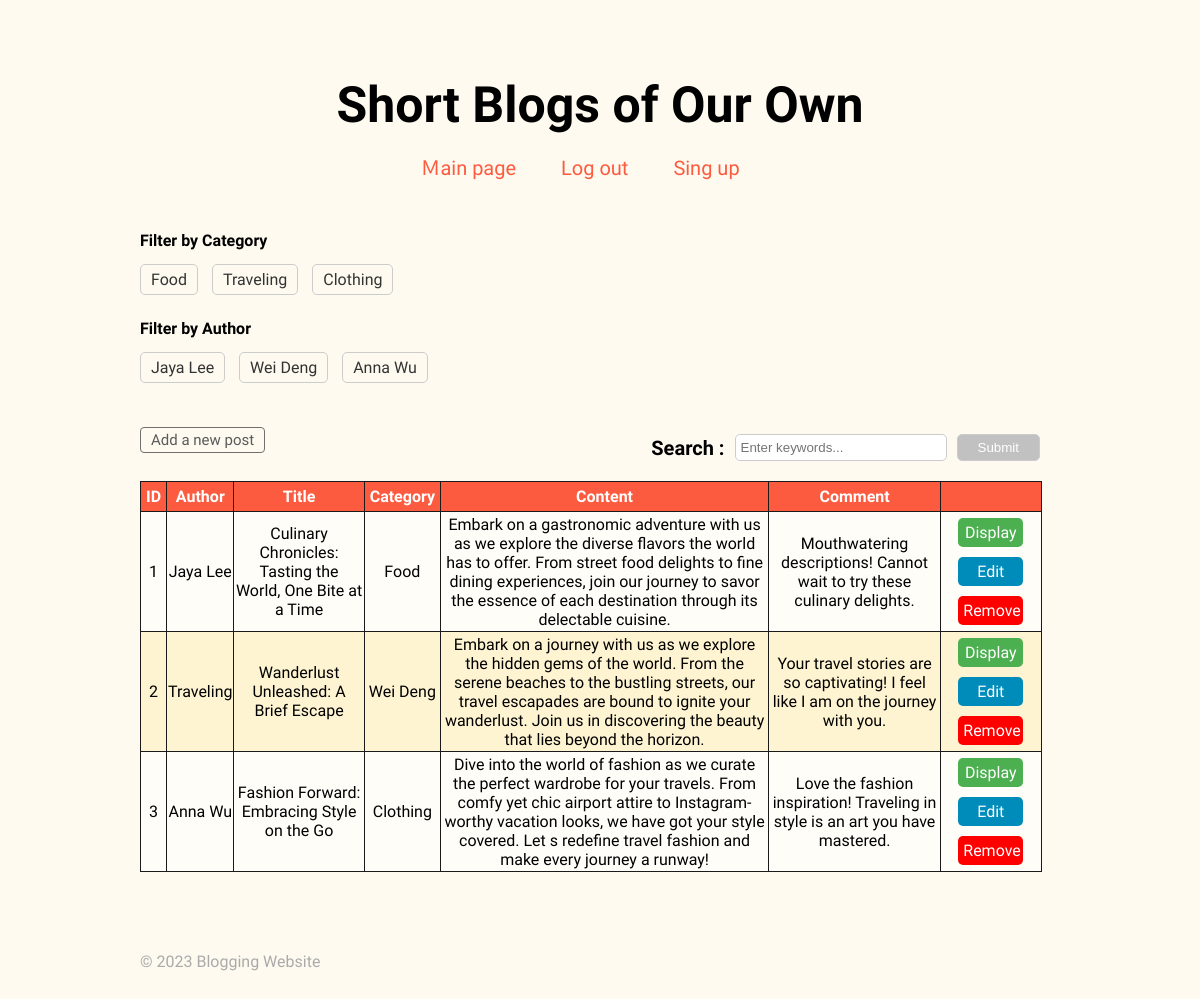
The page /server/index.php on the database its author committed.
### tables this page shows
CREATE TABLE IF NOT EXISTS `shortblogs` (
  `id` int(100) NOT NULL AUTO_INCREMENT,
  `title` varchar(255) NOT NULL,
  `author` varchar(100) NOT NULL,
  `category` varchar(255) NOT NULL,
  `content` varchar(1000) NOT NULL,
  `comment` varchar(500), 
  PRIMARY KEY (`id`)
);

### server/index.php (the view, shortened to what this page needs)
<!DOCTYPE html>
<html lang="en">
<head>
  <link rel="stylesheet" href="blogstyle.css" />
</head>
<body>
<?php
include ("headerEm.php");
$db = db_connect();
?>
<?php
  $sql = "SELECT * FROM shortblogs ";
  $sql .= "ORDER BY id ASC";
  $result_set = mysqli_query($db,$sql);
  ?>
<div id="content">
  <div class="subjects listing">
    <div class="filter">
      <label for="categoryfilter">Filter by Category</label>
      <ul name="categoryfilter">
        <li><a href="filtercategory.php?category='Food'">Food</a></li>
        <li><a href="filtercategory.php?category='Traveling'">Traveling</a></li>
        <li><a href="filtercategory.php?category='Clothing'">Clothing</a></li>
      </ul>
      <label for="authorfilter">Filter by Author</label>
      <ul name="authorfilter">
        <li><a href="filterauthor.php?author='Jaya Lee'">Jaya Lee</a></li>
        <li><a href="filterauthor.php?author='Wei Deng'">Wei Deng</a></li>
        <li><a href="filterauthor.php?author='Anna Wu'">Anna Wu</a></li>
      </ul>
    </div>
  <div class="actions">
      <a class="action add-post" href="new.php">Add a new post</a>
    <form action="search2.php" method="GET" class="search-form">
        <label for="search" class="search-label">Search :</label>
        <input type="text" name="search" id="search" class="search-input" placeholder="Enter keywords...">
        <input type="submit" value="Submit" class="search-submit">
    </form>
  </div>
  <table class="list">
  	  <tr>
        <th >ID</th>
        <th >Author</th>
        <th >Title</th>
        <th >Category</th>
  	    <th >Content</th>
        <th >Comment</th>
  	    <th colspan="3">&nbsp;</th>
  	  </tr>
      <?php while($results = mysqli_fetch_assoc($result_set)) { ?>
      <tr>
        <td><?php echo $results['id']; ?></td>
        <td><?php echo $results['author']; ?></td>
        <td><?php echo $results['title']; ?></td>
        <td><?php echo $results['category'] ; ?></td>
    	  <td><?php echo $results['content']; ?></td>
        <td><?php echo $results['comment']; ?></td>
        <td colspan="3">
          <a class="action action-display" style="width: 55px;" href="<?php echo "show.php?id=" . $results['id']; ?>">Display</a>
          <a class="action action-edit" style="width: 55px;" href="<?php echo "edit.php?id=" . $results['id']; ?>">Edit</a>
          <a class="action action-remove" style="width: 55px;" href="<?php echo "delete.php?id=" . $results['id']; ?>">Remove</a>
    	</tr>
      <?php } ?>
  </table>
  <?php include("footerEm.php"); ?>
</body>
</html>

### server/headerEm.php (shortened to what this page needs)
<!doctype html>
<html lang="en">
  <head>
    <link rel="stylesheet" media="all" href="<?php echo 'blogstyle.css'; ?>" />
  </head>
  <body>
    <header>
      <h1>Short Blogs of Our Own</h1>
    </header>
    <navigation>
      <ul>
        <li><a href="<?php echo 'index.php'; ?>">Ｍain page</a></li>
        <li><a href="'/A02 Blogging website/pages/signin.html'">Log out</a></li>
        <li><a href="'/A02 Blogging website/pages/signup.html'">Sing up</a></li>
      </ul>
    </navigation>

### server/footerEm.php
<footer>
  &copy; <?php echo date('Y'); ?> Blogging Website
</footer>
</body>
</html>

### blogstyle.css (style rules this page uses)
html { background-color: #FEFAEF; font-family: 'Varta', sans-serif; height: 100%; width: 100%; padding: auto; }
body { margin: 1%; padding: 0; }
#content { width: 60%; min-height: 500px; padding: 0 20px; margin: 0 auto; }
header { width: 100%; height: 80px; margin: 0 0 30px 0; padding-top: 30px; color: black; text-align: center; }
header h1 { font-size: 50px; text-align: center; }
navigation { font-size: 20px; margin: 10px auto; text-align: center; }
navigation ul { list-style: none; padding: 0; margin: 0; text-align: center; }
navigation ul li { display: inline; margin-right: 2em; }
navigation ul li a { text-decoration: none; color: #FC5B3F; }
#content { width: 920px; min-height: 500px; padding: 0 30px; }
footer { width: 100%; height: 30px; margin-top: 80px; padding-bottom: 30px; color: rgb(170, 170, 170); text-align: left; }
.actions { display: flex; justify-content: space-between; align-items: flex-end; margin-bottom: 20px; }
table { width: 98%; border-collapse: collapse; vertical-align: top; padding: 1%; }
table.list { max-width: 100%; overflow-x: auto; }
table.list tr:nth-of-type(2n) { background: rgba(255, 255, 255, 0.603); }
table.list tr:nth-of-type(2n+1) { background: rgba(255, 241, 193, 0.603); }
table.list tr td { border: 0.5px solid #1a1a1a; text-align: center; }
table.list tr th { border: 0.5px solid #1a1a1a; background: #FC5B3F; color: white; padding: 5px 5px; }
.action { display: inline-block; padding: 8px 16px; border-radius: 5px; text-decoration: none; color: #fff; }
.action-display { margin: 5px 5px; padding: 5px 5px; background-color: #4CAF50; }
.action-edit { margin: 5px 5px; padding: 5px 5px; background-color: #008CBA; }
.action-remove { margin: 5px 5px; padding: 5px 5px; background-color: #FF0000; }
.filter { margin-top: 50px; margin-bottom: 20px; }
.filter label { font-weight: bold; }
.filter ul { list-style: none; padding: 0; padding-top: 20px; padding-bottom: 30px; margin: 0; }
.filter li { display: inline-block; margin-right: 10px; }
.filter a { text-decoration: none; color: #333; padding: 5px 10px; border: 1px solid #ccc; border-radius: 5px; transition: background-color 0.3s; }
.actions > a { font-size: 15px; text-decoration: none; color: #5a5a5a; border: 1px solid #6f6f6f; border-radius: 4px; padding: 3px 10px; margin: 0; margin-bottom: 8px; }
.add-post, .search-form { margin-right: 20px; }
.search-form { font-size: 20px; display: flex; align-items: center; }
.search-label { font-weight: bold; margin-right: 10px; }
.search-input { width: 200px; padding: 5px; margin-right: 10px; border: 1px solid #ccc; border-radius: 5px; outline: none; }
.search-submit { background-color: #c1c1c1; color: white; padding: 5px 20px; border: 1px solid #ccc; border-radius: 5px; cursor: pointer; }

### rows shown on the page
shortblogs: id "1", author "Jaya Lee", title "Culinary Chronicles: Tasting the World, One Bite at a Time", category "Food", content "Embark on a gastronomic adventure with us as we explore the diverse flavors the world has to offer. From street food delights to fine dining experiences, join our journey to savor the essence of each destination through its delectable cuisine.", comment "Mouthwatering descriptions! Cannot wait to try these culinary delights."
shortblogs: id "2", author "Traveling", title "Wanderlust Unleashed: A Brief Escape", category "Wei Deng", content "Embark on a journey with us as we explore the hidden gems of the world. From the serene beaches to the bustling streets, our travel escapades are bound to ignite your wanderlust. Join us in discovering the beauty that lies beyond the horizon.", comment "Your travel stories are so captivating! I feel like I am on the journey with you."
shortblogs: id "3", author "Anna Wu", title "Fashion Forward: Embracing Style on the Go", category "Clothing", content "Dive into the world of fashion as we curate the perfect wardrobe for your travels. From comfy yet chic airport attire to Instagram-worthy vacation looks, we have got your style covered. Let s redefine travel fashion and make every journey a runway!", comment "Love the fashion inspiration! Traveling in style is an art you have mastered."
